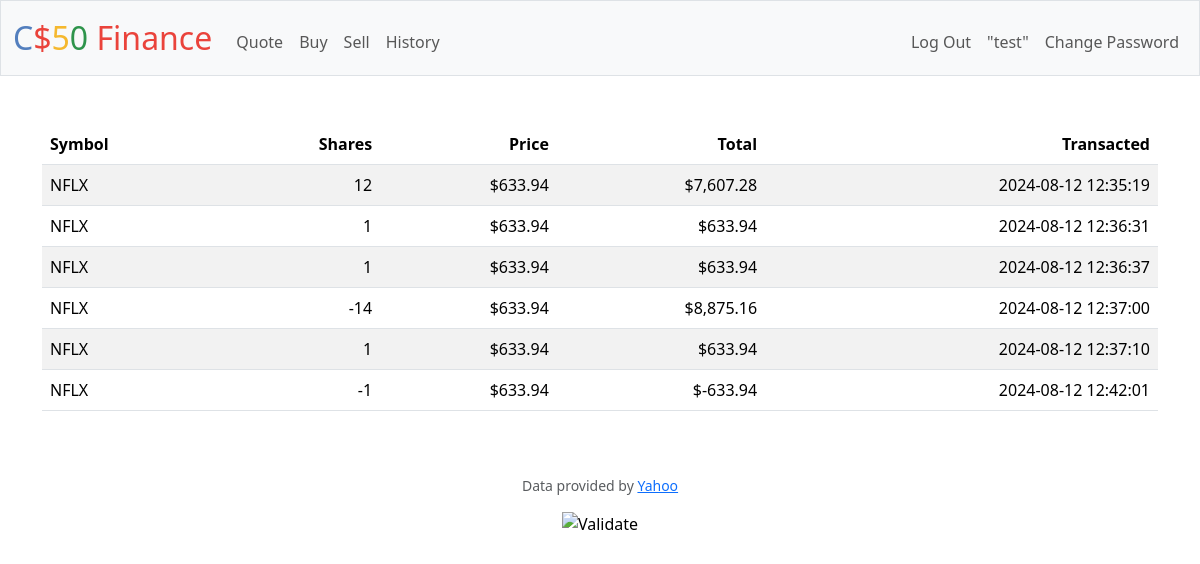
Screenshot of /history (signed in) with the database file from the repository.
### tables this page shows
CREATE TABLE history (id INTEGER PRIMARY KEY AUTOINCREMENT NOT NULL, user_id INTEGER NOT NULL, symbol TEXT NOT NULL,  shares INTEGER NOT NULL, share_price INTEGER NOT NULL, total INTEGER NOT NULL, timestamp TEXT NOT NULL DEFAULT(CURRENT_TIMESTAMP), CONSTRAINT history_fk FOREIGN KEY (user_id) REFERENCES users(id));

### app.py (the view)
@app.route("/history")
@login_required
def history():
    history = db.execute("SELECT * FROM history WHERE user_id = ?", session["user_id"])
    return render_template("history.html", history=history)

### app.py (called while the page is built)
@app.after_request
def after_request(response):
    response.headers["Cache-Control"] = "no-cache, no-store, must-revalidate"
    response.headers["Expires"] = 0
    response.headers["Pragma"] = "no-cache"
    return response

### helpers.py (called while the page is built)
def login_required(f):
    @wraps(f)
    def decorated_function(*args, **kwargs):
        if session.get("user_id") is None:
            return redirect("/login")
        return f(*args, **kwargs)
    return decorated_function

def usd(value):
    return f"${value:,.2f}"

### templates/history.html (shortened to what this page needs)
{% extends "layout.html" %}
{% block main %}
    <table class="table table-striped">
        <thead>
            <tr>
                <th class="text-start">
                    Symbol
                </th>
                <th class="text-end">
                    Shares
                </th>
                <th class="text-end">
                    Price
                </th>
                <th class="text-end">
                    Total
                </th>
                <th class="text-end">
                    Transacted
                </th>
            </tr>
        </thead>
        <tbody>
            {% if history %}
            {% for row in history %}
            <tr>
                <td class="text-start">
                    {{row["symbol"]}}
                </td>
                <td class="text-end">
                    {{row["shares"]}}
                </td>
                <td class="text-end">
                    {{row["share_price"] | usd}}
                </td>
                <td class="text-end">
                    {{(row["total"] / 100) | usd}}
                </td>
                <td class="text-end">
                    {{row["timestamp"]}}
                </td>
            </tr>
            {% endfor %}
            {% endif %}
        </tbody>
    </table>
{% endblock %}

### rows the page displays
history: symbol "NFLX", shares "12", share_price "$633.94", (row['total']/100)|usd "$7,607.28", timestamp "2024-08-12 12:35:19"
history: symbol "NFLX", shares "1", share_price "$633.94", (row['total']/100)|usd "$633.94", timestamp "2024-08-12 12:36:31"
history: symbol "NFLX", shares "1", share_price "$633.94", (row['total']/100)|usd "$633.94", timestamp "2024-08-12 12:36:37"
history: symbol "NFLX", shares "-14", share_price "$633.94", (row['total']/100)|usd "$8,875.16", timestamp "2024-08-12 12:37:00"
history: symbol "NFLX", shares "1", share_price "$633.94", (row['total']/100)|usd "$633.94", timestamp "2024-08-12 12:37:10"
history: symbol "NFLX", shares "-1", share_price "$633.94", (row['total']/100)|usd "$-633.94", timestamp "2024-08-12 12:42:01"

### other values shown
{{ session["user"] }} "test"
